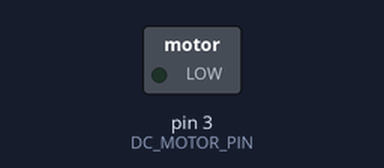
Bench run of a sketch on a simulated Arduino Uno, built with avr-gcc and run on an emulated ATmega328P. Shown: switched loads named in the sketch (green lamp = pin HIGH).

Above: at 0.05 s.
At 1.05 s:
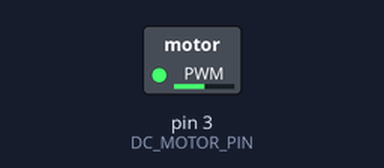
At 2.0 s:
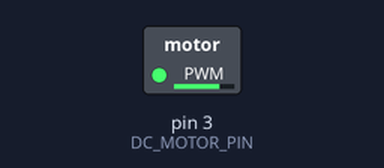
At 4.0 s:
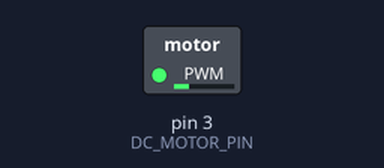
Timing chart, 0 to 5.9 s (numbered marks = the images above):
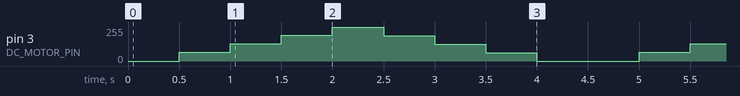

Measured:
- by itself, pin 3 (DC_MOTOR_PIN): repeats every 4.5 s: 128/255 0.50 s, 192/255 0.50 s, 255/255 0.50 s, 191/255 0.50 s, 127/255 0.50 s, 63/255 0.50 s, 0/255 1.0 s, 64/255 0.50 s

The sketch:

DC_MOTOR_PIN.ino
```cpp
#define DC_MOTOR_PIN 3
int i = 0;

void setup()
{
pinMode(DC_MOTOR_PIN,OUTPUT);
}

void loop()
{
for (int i = 0; i< 255; i = i +64)
 {
  analogWrite (DC_MOTOR_PIN, i);
  delay (500);
 }
 for (int i = 255; i> 0; i = i -64)
 {
  analogWrite (DC_MOTOR_PIN, i);
  delay (500);
 }
  analogWrite (DC_MOTOR_PIN, 0);
  delay (500);
}
```
